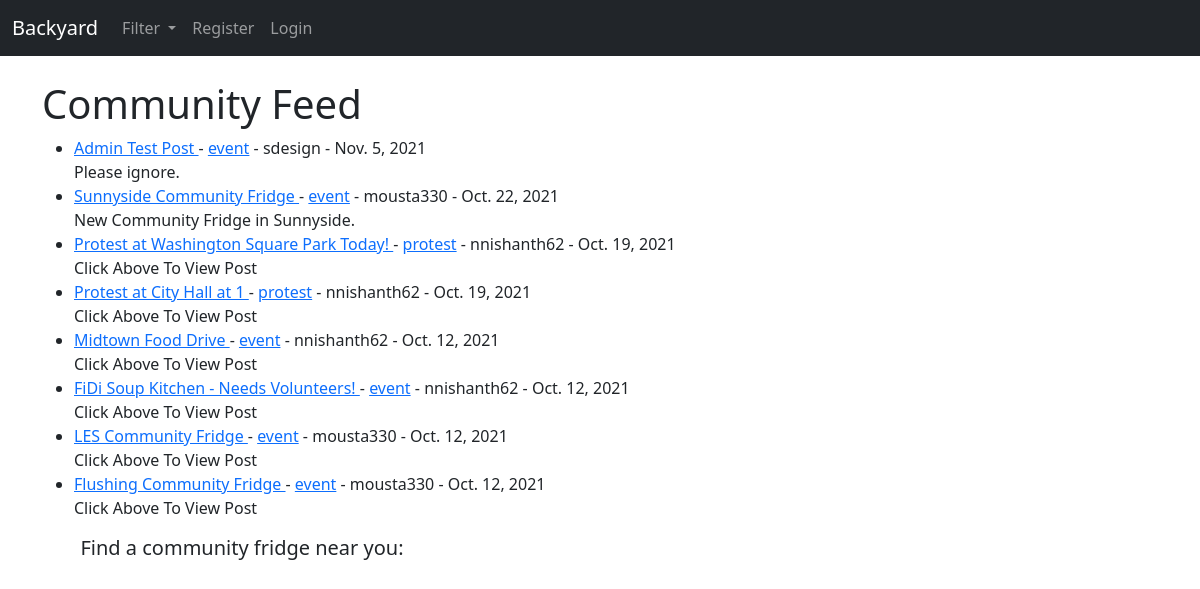
The page / on the database its author committed.
### blog/models.py (models this page shows, shortened)
class Post(models.Model):
    title = models.CharField(max_length=255)
    header_image = models.ImageField(null=True, blank=True, upload_to="images/")
    location = PlainLocationField(based_fields=['city'], zoom=7)
    author = models.ForeignKey(User, on_delete=models.CASCADE)
    body = RichTextField(blank=True, null=True)
    post_date = models.DateField(auto_now_add=True)
    snippet = models.CharField(max_length=255)
    category = models.CharField(max_length=255, default="event")
    likes = models.ManyToManyField(User, related_name='blog_post')

### blog/views.py (the view)
# urls.py: path('', HomeView.as_view(), name="home"),
class HomeView(ListView):
    model = Post
    template_name = 'home.html'
    ordering = ['-post_date']
    def get_context_data(self, *args, **kwargs):
        cat_menu = Category.objects.all()
        context = super(HomeView, self).get_context_data(*args, **kwargs)
        context["cat_menu"] = cat_menu
        return context

### blog/models.py (called while the page is built)
    def __str__(self):
        return self.name

### blog/templates/home.html (shortened to what this page needs)
{% extends 'base.html' %}
{% block content %}
<h1 align="left">Community Feed</h1>
<div class="feed">
<ul>
	{% for post in object_list %}
	<li><a href = "{% url 'post_detail' post.pk %}">
		{{ post.title }}
	</a>
		- <a href="{% url 'category' post.category|slugify %}"> {{post.category}}</a>
		- {{ post.author }}
		- {{post.post_date}}
		<br/>
		{{ post.snippet }} </li>
	{% endfor %}
</ul>
</div>
<div class="feed">
	<h5 align="center">Find a community fridge near you: </h5>
	<div id="map"></div>
</div>
{% endblock %}

### blog/templates/home.html (style rules this page uses)
.feed { display: inline-block; padding-right: 8%; }
#map { height: 400px; width: 400px; }

### rows shown on the page
Post: title "Admin Test Post", category "event", author "sdesign", post_date "Nov. 5, 2021", snippet "Please ignore."
Post: title "Sunnyside Community Fridge", category "event", author "mousta330", post_date "Oct. 22, 2021", snippet "New Community Fridge in Sunnyside."
Post: title "Protest at Washington Square Park Today!", category "protest", author "nnishanth62", post_date "Oct. 19, 2021", snippet "Click Above To View Post"
Post: title "Protest at City Hall at 1", category "protest", author "nnishanth62", post_date "Oct. 19, 2021", snippet "Click Above To View Post"
Post: title "Midtown Food Drive", category "event", author "nnishanth62", post_date "Oct. 12, 2021", snippet "Click Above To View Post"
Post: title "FiDi Soup Kitchen - Needs Volunteers!", category "event", author "nnishanth62", post_date "Oct. 12, 2021", snippet "Click Above To View Post"
Post: title "LES Community Fridge", category "event", author "mousta330", post_date "Oct. 12, 2021", snippet "Click Above To View Post"
Post: title "Flushing Community Fridge", category "event", author "mousta330", post_date "Oct. 12, 2021", snippet "Click Above To View Post"
